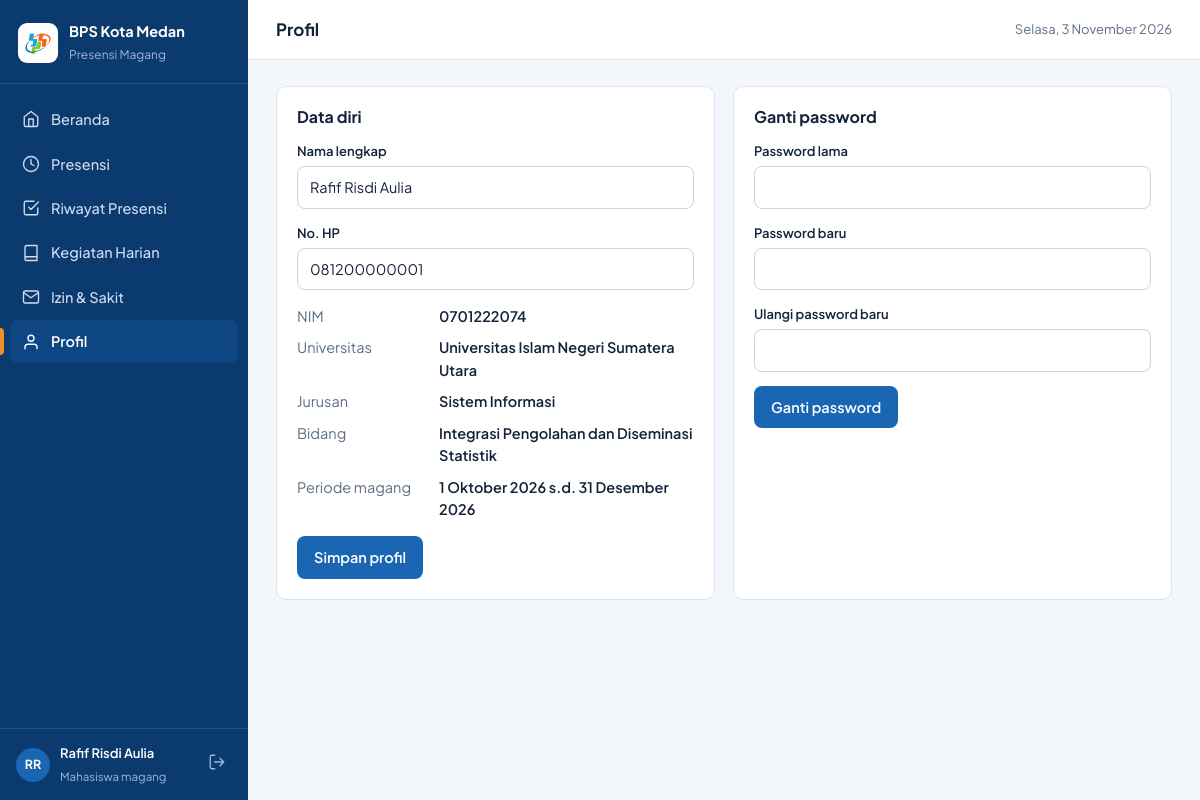
Page /user/profil.php (signed in) on the committed database.
### tables this page shows
CREATE TABLE users (
  id INT AUTO_INCREMENT PRIMARY KEY,
  nama VARCHAR(100) NOT NULL,
  username VARCHAR(50) NOT NULL UNIQUE,
  password VARCHAR(255) NOT NULL,
  role ENUM('admin','mahasiswa') NOT NULL DEFAULT 'mahasiswa',
  nim VARCHAR(30) DEFAULT NULL,
  universitas VARCHAR(100) DEFAULT NULL,
  jurusan VARCHAR(100) DEFAULT NULL,
  bidang VARCHAR(100) DEFAULT NULL,
  no_hp VARCHAR(20) DEFAULT NULL,
  mulai_magang DATE DEFAULT NULL,
  selesai_magang DATE DEFAULT NULL,
  status ENUM('aktif','nonaktif') NOT NULL DEFAULT 'aktif',
  created_at TIMESTAMP DEFAULT CURRENT_TIMESTAMP
);

### user/profil.php (the view, shortened to what this page needs)
<?php
require __DIR__ . '/../includes/functions.php';
$u = require_role('mahasiswa');
$u = q('SELECT * FROM users WHERE id=?', [$u['id']])->fetch();
page_start('Profil', 'profil');
?>
<div class="grid g2">
<form class="card" method="post"><h2>Data diri</h2><?= csrf_field() ?>
<div class="fg"><label for="n">Nama lengkap</label><input id="n" name="nama" value="<?= e($u['nama']) ?>" required></div>
<div class="fg"><label for="h">No. HP</label><input id="h" name="no_hp" value="<?= e($u['no_hp']) ?>"></div>
<dl class="kv" style="margin-bottom:16px"><dt>NIM</dt><dd><?= e($u['nim']) ?></dd><dt>Universitas</dt><dd><?= e($u['universitas']) ?></dd><dt>Jurusan</dt><dd><?= e($u['jurusan']) ?></dd><dt>Bidang</dt><dd><?= e($u['bidang']) ?></dd><dt>Periode magang</dt><dd><?= e(tgl($u['mulai_magang'])) ?> s.d. <?= e(tgl($u['selesai_magang'])) ?></dd></dl>
<button class="btn" name="simpan" value="1">Simpan profil</button></form>
<form class="card" method="post"><h2>Ganti password</h2><?= csrf_field() ?>
<div class="fg"><label for="l">Password lama</label><input id="l" type="password" name="lama" required autocomplete="current-password"></div>
<div class="fg"><label for="b">Password baru</label><input id="b" type="password" name="baru" required minlength="6" autocomplete="new-password"></div>
<div class="fg"><label for="r">Ulangi password baru</label><input id="r" type="password" name="ulang" required autocomplete="new-password"></div>
<button class="btn">Ganti password</button></form>
</div>
<?php page_end();

### includes/functions.php (shortened to what this page needs)
<?php
function db(): PDO {
    static $pdo;
    if (!$pdo) {
        try {
            $pdo = new PDO('mysql:host=' . DB_HOST . ';dbname=' . DB_NAME . ';charset=utf8mb4', DB_USER, DB_PASS,
                [PDO::ATTR_ERRMODE => PDO::ERRMODE_EXCEPTION, PDO::ATTR_DEFAULT_FETCH_MODE => PDO::FETCH_ASSOC]);
        } catch (PDOException $ex) {
            exit('Koneksi database gagal. Periksa config/config.php dan pastikan database.sql sudah di-import.');
        }
    }
    return $pdo;
}
function q(string $sql, array $p = []): PDOStatement { $s = db()->prepare($sql); $s->execute($p); return $s; }
function e($v): string { return htmlspecialchars((string)$v, ENT_QUOTES, 'UTF-8'); }
function url(string $p = ''): string { return BASE_URL . '/' . ltrim($p, '/'); }
function flash(?string $msg = null, string $type = 'ok') {
    $f = $_SESSION['flash'] ?? null; unset($_SESSION['flash']); return $f;
}
function me(): ?array { return $_SESSION['user'] ?? null; }
function require_role(string $role): array {
    $u = me();
    return $u;
}
function tgl(?string $d, bool $hari = false): string {
    $t = strtotime($d); $s = date('j', $t) . ' ' . BULAN[(int)date('n', $t)] . ' ' . date('Y', $t);
    return $hari ? HARI[(int)date('w', $t)] . ', ' . $s : $s;
}
function inisial(string $n): string {
    $p = preg_split('/\s+/', trim($n)); $s = strtoupper(mb_substr($p[0], 0, 1));
    if (isset($p[1])) $s .= strtoupper(mb_substr($p[1], 0, 1));
    return $s;
}
function logo_url(): string {
    $png = __DIR__ . '/../assets/img/logo-bps.png';
    if (file_exists($png)) return url('assets/img/logo-bps.png');
    return url('assets/img/logo-bps.svg');
}
function icon(string $n): string {
    $i = [
     'home'=>'M3 9l9-7 9 7v11a2 2 0 0 1-2 2H5a2 2 0 0 1-2-2z M9 22V12h6v10',
     'users'=>'M17 21v-2a4 4 0 0 0-4-4H5a4 4 0 0 0-4 4v2 M9 11a4 4 0 1 0 0-8 4 4 0 0 0 0 8 M23 21v-2a4 4 0 0 0-3-3.87 M16 3.13a4 4 0 0 1 0 7.75',
     'check'=>'M9 11l3 3L22 4 M21 12v7a2 2 0 0 1-2 2H5a2 2 0 0 1-2-2V5a2 2 0 0 1 2-2h11',
     'map'=>'M21 10c0 7-9 13-9 13s-9-6-9-13a9 9 0 0 1 18 0z M12 13a3 3 0 1 0 0-6 3 3 0 0 0 0 6',
     'mail'=>'M4 4h16a2 2 0 0 1 2 2v12a2 2 0 0 1-2 2H4a2 2 0 0 1-2-2V6a2 2 0 0 1 2-2z M22 6l-10 7L2 6',
     'book'=>'M4 19.5A2.5 2.5 0 0 1 6.5 17H20 M6.5 2H20v20H6.5A2.5 2.5 0 0 1 4 19.5v-15A2.5 2.5 0 0 1 6.5 2z',
     'file'=>'M14 2H6a2 2 0 0 0-2 2v16a2 2 0 0 0 2 2h12a2 2 0 0 0 2-2V8z M14 2v6h6 M16 13H8 M16 17H8',
     'sliders'=>'M4 21v-7 M4 10V3 M12 21v-9 M12 8V3 M20 21v-5 M20 12V3 M1 14h6 M9 8h6 M17 16h6',
     'user'=>'M20 21v-2a4 4 0 0 0-4-4H8a4 4 0 0 0-4 4v2 M12 11a4 4 0 1 0 0-8 4 4 0 0 0 0 8',
     'logout'=>'M9 21H5a2 2 0 0 1-2-2V5a2 2 0 0 1 2-2h4 M16 17l5-5-5-5 M21 12H9',
     'clock'=>'M12 22a10 10 0 1 0 0-20 10 10 0 0 0 0 20z M12 6v6l4 2',
     'menu'=>'M3 12h18 M3 6h18 M3 18h18',
    ];
    return '<svg class="ic" viewBox="0 0 24 24" fill="none" stroke="currentColor" stroke-width="1.8" stroke-linecap="round" stroke-linejoin="round"><path d="' . ($i[$n] ?? '') . '"/></svg>';
}
function menu_items(string $role): array {
    return [
        ['dashboard', 'Beranda', 'user/dashboard.php', 'home', 0],
        ['presensi', 'Presensi', 'user/presensi.php', 'clock', 0],
        ['riwayat', 'Riwayat Presensi', 'user/riwayat.php', 'check', 0],
        ['kegiatan', 'Kegiatan Harian', 'user/kegiatan.php', 'book', 0],
        ['izin', 'Izin & Sakit', 'user/izin.php', 'mail', 0],
        ['profil', 'Profil', 'user/profil.php', 'user', 0],
    ];
}
function page_start(string $title, string $active = '', string $head = ''): void {
    $u = me(); $items = menu_items($u['role']); $fl = flash();
    $roleLabel = $u['role'] === 'admin' ? 'Pengawas' : 'Mahasiswa magang';
    ?><!doctype html>
<html lang="id"><head><meta charset="utf-8">
<link rel="stylesheet" href="<?= e(url('assets/css/style.css')) ?>">
<?= $head ?></head>
<body>
<div class="app">
  <aside class="side" id="side">
    <div class="brand"><img src="<?= e(logo_url()) ?>" alt="Logo BPS"><div><b>BPS Kota Medan</b><span>Presensi Magang</span></div></div>
    <nav>
      <?php foreach ($items as [$key, $label, $href, $ic, $count]): ?>
        <a href="<?= e(url($href)) ?>" class="<?= $active === $key ? 'on' : '' ?>"><?= icon($ic) ?><span><?= e($label) ?></span><?php if ($count): ?><em><?= $count ?></em><?php endif; ?></a>
      <?php endforeach; ?>
    </nav>
    <div class="who"><div class="av"><?= e(inisial($u['nama'])) ?></div><div><b><?= e($u['nama']) ?></b><span><?= $roleLabel ?></span></div>
      <a href="<?= e(url('logout.php')) ?>" title="Keluar" class="out"><?= icon('logout') ?></a></div>
  </aside>
  <main class="main">
    <header class="top no-print">
      <h1><?= e($title) ?></h1>
      <span class="date"><?= e(tgl(date('Y-m-d'), true)) ?></span>
    </header>
    <div class="content">
<?php }
function page_end(string $scripts = ''): void {
    echo '</div></main></div><div class="lightbox" id="lightbox"><img alt=""></div>';
    echo '<script src="' . e(url('assets/js/app.js')) . '"></script>' . $scripts . '</body></html>';
}

### assets/css/style.css (style rules this page uses)
:root { --navy:#0B3A6F;--navy2:#0E4684;--blue:#1B66B3;--sky:#E6EFFA;--orange:#F28C28;--green:#3E9B3B;--ink:#14233A;--mute:#5E6E85;--line:#DCE4EE;--bg:#F3F6FA;--card:#fff;--bad:#C0392B;--side:248px }
* { box-sizing:border-box }
html,body { margin:0 }
body { font-family:'Plus Jakarta Sans',system-ui,-apple-system,'Segoe UI',sans-serif;background:var(--bg);color:var(--ink);font-size:14.5px;line-height:1.55 }
a { color:var(--blue);text-decoration:none }
h1,h2,h3 { margin:0;line-height:1.25 }
h2 { font-size:16px;font-weight:700 }
.ic { width:18px;height:18px;flex:none }
.app { display:flex;min-height:100vh }
.side { width:var(--side);background:var(--navy);color:#cfdcf0;position:fixed;inset:0 auto 0 0;display:flex;flex-direction:column;z-index:30;transition:transform .2s }
.brand { display:flex;gap:11px;align-items:center;padding:20px 18px 18px;border-bottom:1px solid rgba(255,255,255,.1) }
.brand img { width:40px;height:40px;object-fit:contain;background:#fff;border-radius:9px;padding:3px }
.brand b { display:block;color:#fff;font-size:14.5px;font-weight:700 }
.brand span { font-size:12px;color:#9fb6d6 }
.side nav { padding:14px 10px;flex:1;overflow:auto }
.side nav a { display:flex;align-items:center;gap:11px;padding:10px 12px;border-radius:8px;color:#cfdcf0;margin-bottom:2px;font-weight:500;position:relative }
.side nav a.on { background:var(--navy2);color:#fff;font-weight:600 }
.side nav a.on:before { content:"";position:absolute;left:-10px;top:8px;bottom:8px;width:4px;border-radius:0 4px 4px 0;background:var(--orange) }
.who { display:flex;align-items:center;gap:10px;padding:14px 16px;border-top:1px solid rgba(255,255,255,.1) }
.who b { display:block;color:#fff;font-size:13px;font-weight:600;max-width:120px;overflow:hidden;text-overflow:ellipsis;white-space:nowrap }
.who span { font-size:11.5px;color:#9fb6d6 }
.av { width:34px;height:34px;border-radius:50%;background:var(--blue);color:#fff;display:grid;place-items:center;font-weight:700;font-size:12.5px;flex:none }
.out { margin-left:auto;color:#9fb6d6;padding:6px;border-radius:6px }
.main { margin-left:var(--side);flex:1;min-width:0 }
.top { display:flex;align-items:center;gap:12px;height:60px;padding:0 28px;background:#fff;border-bottom:1px solid var(--line);position:sticky;top:0;z-index:10 }
.top h1 { font-size:17px;font-weight:700 }
.top .date { margin-left:auto;color:var(--mute);font-size:13px }
.content { padding:26px 28px 48px;max-width:1280px }
.card { background:var(--card);border:1px solid var(--line);border-radius:10px;padding:20px;margin-bottom:18px }
.card>h2 { margin-bottom:14px }
.grid { display:grid;gap:18px }
.g2 { grid-template-columns:repeat(2,1fr) }
.btn { display:inline-flex;align-items:center;justify-content:center;gap:8px;border:1px solid transparent;border-radius:8px;padding:9px 16px;font:inherit;font-weight:600;cursor:pointer;background:var(--blue);color:#fff;text-decoration:none }
label { display:block;font-weight:600;font-size:13px;margin-bottom:5px }
input,select,textarea { width:100%;font:inherit;color:var(--ink);padding:9px 12px;border:1px solid #C9D4E2;border-radius:8px;background:#fff }
.fg { margin-bottom:14px }
.kv { display:grid;grid-template-columns:130px 1fr;gap:9px 12px }
.kv dt { color:var(--mute) }
.kv dd { margin:0;font-weight:600 }

### rows in the picture
users: nama "RR", nama "Rafif Risdi Aulia", role "Mahasiswa magang", no_hp "081200000001", nim "0701222074", universitas "Universitas Islam Negeri Sumatera Utara", jurusan "Sistem Informasi", bidang "Integrasi Pengolahan dan Diseminasi Statistik", mulai_magang "1 Oktober 2026", selesai_magang "31 Desember 2026"

### other values in the picture
$label "Beranda"
$label "Presensi"
$label "Riwayat Presensi"
$label "Kegiatan Harian"
$label "Izin & Sakit"
$label "Profil"
$title "Profil"
